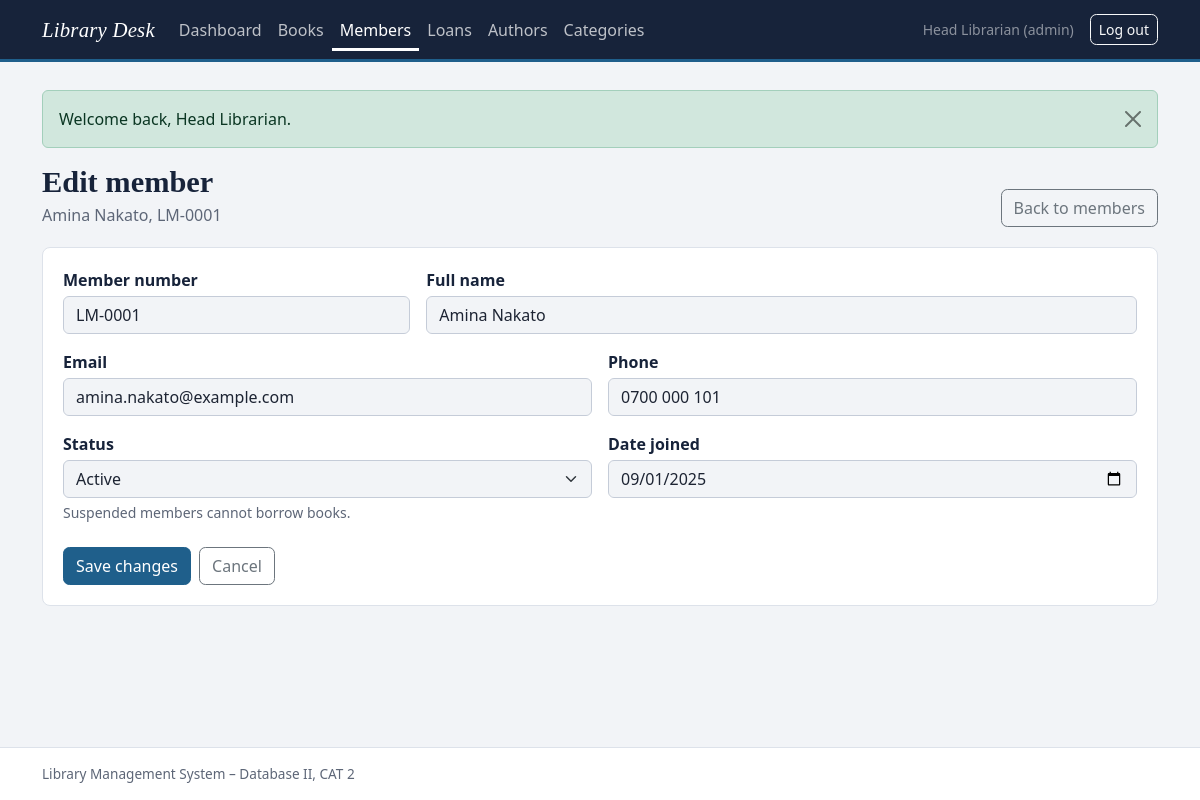
The page /members/edit.php?id=1 (signed in) on the database its author committed.
### tables this page shows
CREATE TABLE members (
  member_id      INT UNSIGNED  NOT NULL AUTO_INCREMENT,
  member_number  VARCHAR(20)   NOT NULL,
  full_name      VARCHAR(120)  NOT NULL,
  email          VARCHAR(150)  NOT NULL,
  phone          VARCHAR(20)   NOT NULL,
  status         ENUM('active','suspended') NOT NULL DEFAULT 'active',
  date_joined    DATE          NOT NULL,
  created_at     TIMESTAMP     NOT NULL DEFAULT CURRENT_TIMESTAMP,
  PRIMARY KEY (member_id),
  UNIQUE KEY uq_members_number (member_number),
  UNIQUE KEY uq_members_email  (email),
  KEY idx_members_name (full_name),
  CONSTRAINT chk_members_email CHECK (email LIKE '%_@_%._%')
);

### members/edit.php (the view, shortened to what this page needs)
<?php
require_once __DIR__ . '/../config/database.php';
$isPost = $_SERVER['REQUEST_METHOD'] === 'POST';
$id = $isPost ? post_int('member_id') : get_int('id');
try {
    $stmt = $pdo->prepare('SELECT * FROM members WHERE member_id = ?');
    $stmt->execute([$id]);
    $member = $stmt->fetch();
} catch (PDOException $e) {
    error_log('Member edit load error: ' . $e->getMessage());
    set_flash('danger', 'The member could not be loaded. Please try again.');
    redirect('members/index.php');
}
$data = ['member_number' => $member['member_number'], 'full_name' => $member['full_name'], 'email' => $member['email'],
         'phone' => $member['phone'], 'status' => $member['status'], 'date_joined' => $member['date_joined']];
require_once __DIR__ . '/../includes/header.php';
?>
<div class="page-head">
    <div><h1>Edit member</h1><p><?= e($member['full_name']) ?>, <?= e($member['member_number']) ?></p></div>
    <a class="btn btn-outline-secondary" href="<?= e(base_url('members/index.php')) ?>">Back to members</a>
</div>
<div class="panel panel-pad">
    <form method="post" action="">
        <div class="row g-3">
            <div class="col-md-4">
                <label for="member_number" class="form-label">Member number</label>
                <input type="text" class="form-control<?= invalid_class($errors, 'member_number') ?>" id="member_number" name="member_number"
                       value="<?= e($data['member_number']) ?>" maxlength="20" required>
            </div>
            <div class="col-md-8">
                <label for="full_name" class="form-label">Full name</label>
                <input type="text" class="form-control<?= invalid_class($errors, 'full_name') ?>" id="full_name" name="full_name"
                       value="<?= e($data['full_name']) ?>" maxlength="120" required>
            </div>
            <div class="col-md-6">
                <label for="email" class="form-label">Email</label>
                <input type="email" class="form-control<?= invalid_class($errors, 'email') ?>" id="email" name="email"
                       value="<?= e($data['email']) ?>" maxlength="150" required>
            </div>
            <div class="col-md-6">
                <label for="phone" class="form-label">Phone</label>
                <input type="tel" class="form-control<?= invalid_class($errors, 'phone') ?>" id="phone" name="phone"
                       value="<?= e($data['phone']) ?>" maxlength="20" required>
            </div>
            <div class="col-md-6">
                <label for="status" class="form-label">Status</label>
                <select class="form-select<?= invalid_class($errors, 'status') ?>" id="status" name="status" required>
                    <option value="active"<?= $data['status'] === 'active' ? ' selected' : '' ?>>Active</option>
                </select>
                <div class="form-text">Suspended members cannot borrow books.</div>
            </div>
            <div class="col-md-6">
                <label for="date_joined" class="form-label">Date joined</label>
                <input type="date" class="form-control<?= invalid_class($errors, 'date_joined') ?>" id="date_joined" name="date_joined"
                       value="<?= e($data['date_joined']) ?>" max="<?= e(today()) ?>" required>
            </div>
        </div>
        <div class="mt-4 d-flex gap-2">
            <button type="submit" class="btn btn-primary">Save changes</button>
            <a class="btn btn-outline-secondary" href="<?= e(base_url('members/index.php')) ?>">Cancel</a>
        </div>
    </form>
</div>
<?php require_once __DIR__ . '/../includes/footer.php'; ?>

### assets/css/style.css (style rules this page uses)
:root { --ink: #17233a; --paper: #f2f4f7; --surface: #ffffff; --rule: #dde2ea; --muted: #5d6677; --catalogue: #1f5f8b; --catalogue-dark: #164766; --overdue: #b3261e; --brass: #946b12; --shelf: #2f6f4f; --bs-primary: var(--catalogue); --bs-primary-rgb: 31, 95, 139; --bs-link-color: var(--catalogue); --bs-link-hover-color: var(--catalogue-dark); --bs-body-bg: var(--paper); --bs-body-color: #1d2433; --bs-body-font-family: "Segoe UI", system-ui, -apple-system, "Helvetica Neue", Arial, sans-serif; --bs-border-color: var(--rule); }
body { background: var(--paper); min-height: 100vh; display: flex; flex-direction: column; }
h1, h2, h3, .navbar-brand, .stat-value, .login-title { font-family: Georgia, "Iowan Old Style", "Palatino Linotype", serif; }
.page-head { display: flex; flex-wrap: wrap; align-items: end; justify-content: space-between; gap: .75rem 1rem; margin-bottom: 1.25rem; }
.page-head h1 { font-size: 1.9rem; margin: 0; color: var(--ink); font-weight: 700; }
.page-head p { margin: .15rem 0 0; color: var(--muted); }
.panel { background: var(--surface); border: 1px solid var(--rule); border-radius: .5rem; }
.panel-pad { padding: 1.25rem; }
.btn { border-radius: .4rem; font-weight: 500; }
.btn-primary { --bs-btn-bg: var(--catalogue); --bs-btn-border-color: var(--catalogue); --bs-btn-hover-bg: var(--catalogue-dark); --bs-btn-hover-border-color: var(--catalogue-dark); --bs-btn-active-bg: var(--catalogue-dark); --bs-btn-active-border-color: var(--catalogue-dark); --bs-btn-disabled-bg: var(--catalogue); --bs-btn-disabled-border-color: var(--catalogue); }
.form-label { font-weight: 600; color: var(--ink); margin-bottom: .25rem; }
.form-text { color: var(--muted); }
.form-control, .form-select { border-color: #c5ccd8; }

### rows shown on the page
members: full_name "Amina Nakato", member_number "LM-0001", email "amina.nakato@example.com", phone "0700 000 101", status "Active", date_joined "09/01/2025"

### other values the page prints
$item[0] "Dashboard"
$item[0] "Books"
$item[0] "Members"
$item[0] "Loans"
$item[0] "Authors"
$item[0] "Categories"
$_SESSION['full_name'] "Head Librarian"
$_SESSION['role'] "admin"
$flash['message'] "Welcome back, Head Librarian."
